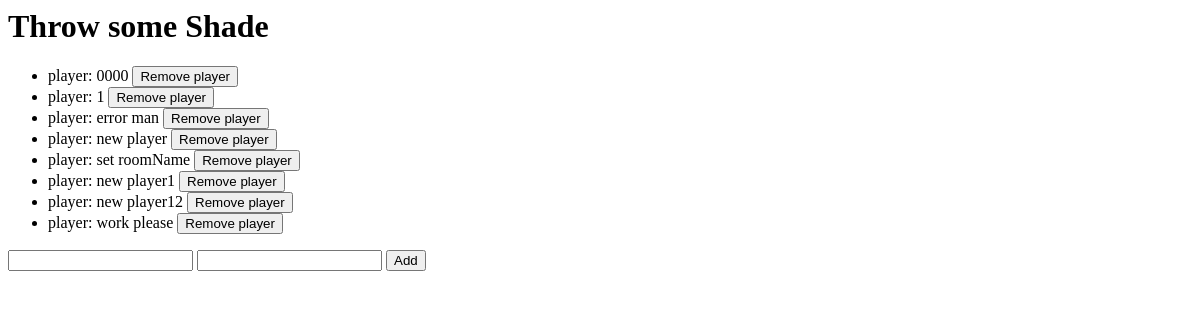
/getAllPlayers/, run on an earlier commit of the app's database.
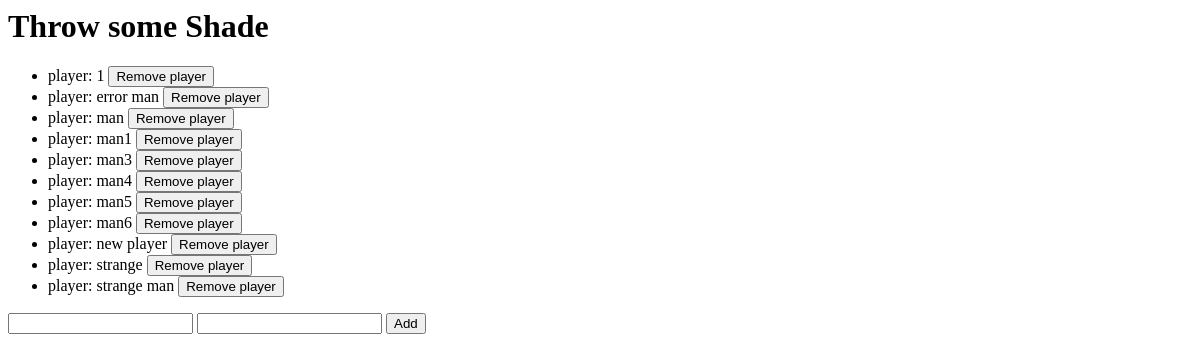
And on a later commit of the database.
### GameManager/models.py (models this page shows)
class Player(models.Model):
	roomName = models.CharField(max_length=16)
	playerName= models.CharField(max_length=32, unique= True)
	owner = models.ForeignKey(User,related_name="Player", on_delete=models.CASCADE, null=True)

### GameManager/views.py (the view)
# urls.py: path('getAllPlayers/',getAllPlayers)
def getAllPlayers(request):
	allPlayers = Player.objects.all();
	return render(request,'AllPlayers.html',{'allPlayers':allPlayers})

### Templates/AllPlayers.html
<h1> Throw some Shade </h1>
<ul>
	{% for player in allPlayers%}
	<li> player: {{player.playerName}}
		<form action="/removePlayer/{{player.id}}" style="display:inline"method="post">{% csrf_token %}
			<input type="submit" value="Remove player"/>
		</form>
	</li>
	{% endfor %}
</ul>
<form action="/createPlayer/" method="post">{% csrf_token %}
	<input type="text" name="playerName"/>
	<input type="text" name="what"/>
	<input type="submit" value="Add"/>
</form>

What changed in the data, as far as the page shows it:
removed Player: playerName "0000"
removed Player: playerName "set roomName"
removed Player: playerName "new player1"
removed Player: playerName "new player12"
removed Player: playerName "work please"
added Player: playerName "man"
added Player: playerName "man1"
added Player: playerName "man3"
added Player: playerName "man4"
added Player: playerName "man5"
added Player: playerName "man6"
added Player: playerName "strange"
added Player: playerName "strange man"
